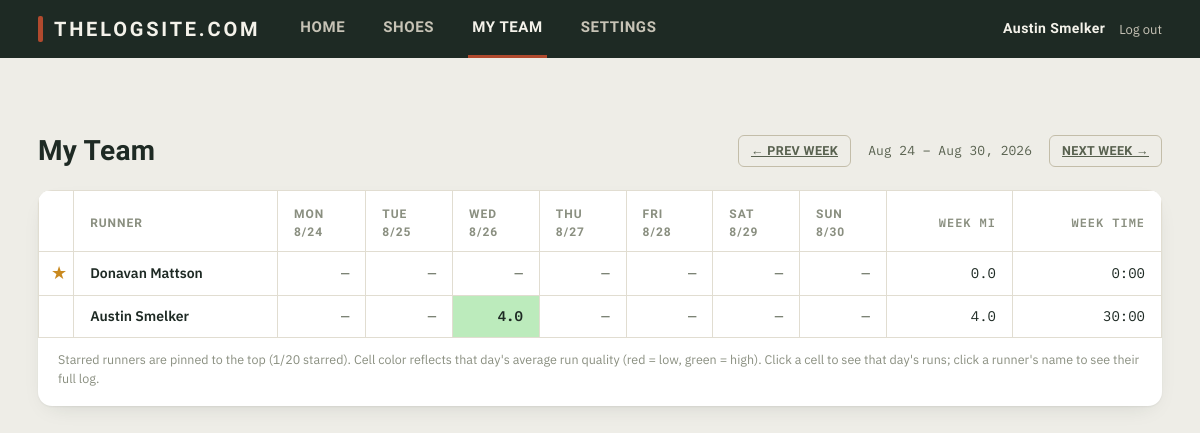
Screenshot of /team?week=2026-08-24 (signed in) with the database file from the repository.
### tables this page shows
CREATE TABLE users (
    id                    INTEGER PRIMARY KEY AUTOINCREMENT,
    email                 TEXT NOT NULL UNIQUE COLLATE NOCASE,
    username              TEXT NOT NULL UNIQUE COLLATE NOCASE,
    password_hash         TEXT NOT NULL,
    created_at            TEXT NOT NULL,
    theme                 TEXT NOT NULL DEFAULT 'light' CHECK (theme IN ('light', 'dark')),
    notify_comments       INTEGER NOT NULL DEFAULT 1,
    notify_replies        INTEGER NOT NULL DEFAULT 1,
    notify_starred_posts  INTEGER NOT NULL DEFAULT 1,
    silent_start          TEXT,
    silent_end            TEXT,
    premium               INTEGER NOT NULL DEFAULT 0
);

### app.py (the view)
@app.route("/team")
@login_required
def team():
    viewer = get_current_user()
    starred_ids = db.get_starred_ids(viewer["id"])
    users = sorted(db.list_users(), key=lambda u: (u["id"] not in starred_ids, u["username"].lower()))
    today = date.today()
    week_param = request.args.get("week")
    try:
        monday = week_start(date.fromisoformat(week_param)) if week_param else week_start(today)
    except ValueError:
        monday = week_start(today)
    runs = db.list_runs_in_range(monday.isoformat(), (monday + timedelta(days=6)).isoformat())
    grid, popup_data = build_team_grid(users, monday, runs)
    for row in grid:
        row["starred"] = row["user"]["id"] in starred_ids
    return render_template(
        "team.html",
        active_tab="team",
        grid=grid,
        week_days=[monday + timedelta(days=i) for i in range(7)],
        week_label=f"{fmt_month_day(monday)} – {fmt_month_day(monday + timedelta(days=6))}, {(monday + timedelta(days=6)).year}",
        prev_week=(monday - timedelta(days=7)).isoformat(),
        next_week=(monday + timedelta(days=7)).isoformat(),
        is_current_week=(monday == week_start(today)),
        popup_data=popup_data,
        star_count=db.count_stars(viewer["id"]),
        max_stars=db.MAX_STARS,
    )

### app.py (called while the page is built)
def get_current_user():
    uid = session.get("user_id")
    if not uid:
        return None
    return db.get_user(uid)

def login_required(view):
    @wraps(view)
    def wrapped(*args, **kwargs):
        if get_current_user() is None:
            return redirect(url_for("login", next=request.path))
        return view(*args, **kwargs)
    return wrapped

def get_csrf_token():
    if "csrf_token" not in session:
        session["csrf_token"] = secrets.token_hex(16)
    return session["csrf_token"]

@app.context_processor
def inject_globals():
    return {
        "current_user": get_current_user(),
        "csrf_token": get_csrf_token(),
        "site_name": SITE_NAME,
        "vapid_public_key": VAPID_PUBLIC_KEY,
    }

@app.before_request
def csrf_protect():
    if request.method == "POST":
        token = session.get("csrf_token")
        supplied = request.form.get("csrf_token") or request.headers.get("X-CSRFToken")
        if not token or not supplied or not secrets.compare_digest(token, supplied):
            abort(400, description="Your session expired or the form was tampered with. Go back and try again.")

def format_seconds(total_seconds):
    if total_seconds is None:
        return ""
    total_seconds = int(total_seconds)
    h, rem = divmod(total_seconds, 3600)
    m, s = divmod(rem, 60)
    if h:
        return f"{h}:{m:02d}:{s:02d}"
    return f"{m}:{s:02d}"

def fmt_month_day(d):
    return f"{d.strftime('%b')} {d.day}"

def week_start(d):
    return d - timedelta(days=d.weekday())

def quality_color(avg_quality):
    if avg_quality is None:
        return None
    q = max(1.0, min(10.0, avg_quality))
    hue = (q - 1) / 9 * 120
    return f"hsl({hue:.0f}, 55%, 83%)"

### db.py (called while the page is built)
def get_db():
    conn = sqlite3.connect(DB_PATH)
    conn.row_factory = sqlite3.Row
    conn.execute("PRAGMA foreign_keys = ON")
    return conn

def get_user(user_id):
    conn = get_db()
    row = conn.execute("SELECT * FROM users WHERE id = ?", (user_id,)).fetchone()
    conn.close()
    return row

def list_users():
    conn = get_db()
    rows = conn.execute("SELECT * FROM users ORDER BY username COLLATE NOCASE ASC").fetchall()
    conn.close()
    return rows

def list_runs_in_range(start_date, end_date):
    conn = get_db()
    rows = conn.execute(
        RUN_SELECT + " WHERE runs.date >= ? AND runs.date <= ? ORDER BY runs.created_at ASC",
        (start_date, end_date),
    ).fetchall()
    conn.close()
    return rows

### templates/team.html (shortened to what this page needs)
{% extends "base.html" %}
{% block content %}
<section class="log-header">
  <h1 class="page-title">My Team</h1>
  <div class="week-nav">
    <a href="{{ url_for('team', week=prev_week) }}" class="btn btn-ghost btn-small">&larr; Prev week</a>
    <span class="week-nav-label">{{ week_label }}</span>
    {% if not is_current_week %}
    <a href="{{ url_for('team', week=next_week) }}" class="btn btn-ghost btn-small">Next week &rarr;</a>
    {% else %}
    <span class="btn btn-ghost btn-small btn-disabled">Next week &rarr;</span>
    {% endif %}
  </div>
</section>
<section class="log">
  {% if not grid %}
  <div class="empty-state"><p>No runners yet.</p></div>
  {% else %}
  <div class="table-scroll">
    <table class="log-table team-grid">
      <thead>
        <tr>
          <th class="star-col"></th>
          <th>Runner</th>
          {% for d in week_days %}
          <th><a href="{{ url_for('team_day', date_str=d.isoformat()) }}">{{ d.strftime('%a') }}<br>{{ d.month }}/{{ d.day }}</a></th>
          {% endfor %}
          <th class="num">Week&nbsp;mi</th>
          <th class="num">Week&nbsp;time</th>
        </tr>
      </thead>
      <tbody>
        {% for row in grid %}
        <tr>
          <td class="star-col">
            {% if row.user.id != current_user.id %}
            <form method="post" class="inline-form" action="{{ url_for('unstar_user_route' if row.starred else 'star_user_route', user_id=row.user.id) }}">
              <button type="submit" class="star-btn {{ 'is-starred' if row.starred else '' }}" title="{{ 'Unstar' if row.starred else 'Star' }} {{ row.user.username }}">&#9733;</button>
            </form>
            {% endif %}
          </td>
          <td><a class="runner-link" href="{{ url_for('user_profile', username=row.user.username) }}">{{ row.user.username }}</a></td>
          {% for day in row.days %}
          <td class="team-cell {{ 'has-data' if day.has_runs else '' }}"
              {% if day.has_runs %}data-cell-key="{{ row.user.id }}_{{ day.date }}" role="button" tabindex="0"{% endif %}
              {% if day.color %}style="background-color: {{ day.color }};"{% endif %}>
            {{ '%.1f'|format(day.distance) if day.distance is not none else '—' }}
          </td>
          {% endfor %}
          <td class="num">{{ row.week_distance }}</td>
          <td class="num">{{ row.week_time }}</td>
        </tr>
        {% endfor %}
      </tbody>
    </table>
  </div>
  <p class="log-footnote">Starred runners are pinned to the top ({{ star_count }}/{{ max_stars }} starred). Cell color reflects that day's average run quality (red = low, green = high). Click a cell to see that day's runs; click a runner's name to see their full log.</p>
  {% endif %}
</section>
{% endblock %}

### templates/base.html (shortened to what this page needs)
<!doctype html>
<html lang="en" data-theme="{{ current_user.theme if current_user else 'light' }}">
<head>
<link rel="stylesheet" href="{{ url_for('static', filename='style.css') }}">
</head>
<body>
<header class="topbar">
  <div class="topbar-inner">
    <span class="wordmark">{{ site_name }}</span>
    {% if current_user %}
    <nav class="tabs">
      <a href="{{ url_for('home') }}" class="tab {{ 'is-active' if active_tab == 'home' else '' }}">Home</a>
      <a href="{{ url_for('shoes') }}" class="tab {{ 'is-active' if active_tab == 'shoes' else '' }}">Shoes</a>
      <a href="{{ url_for('team') }}" class="tab {{ 'is-active' if active_tab == 'team' else '' }}">My Team</a>
      <a href="{{ url_for('settings') }}" class="tab {{ 'is-active' if active_tab == 'settings' else '' }}">Settings</a>
    </nav>
    <div class="topbar-user">
      <span class="topbar-username-link">{{ current_user.username }}</span>
      <form method="post" action="{{ url_for('logout') }}" class="inline-form">
        <button type="submit" class="link-btn">Log out</button>
      </form>
    </div>
    {% else %}
    <nav class="tabs">
      <a href="{{ url_for('login') }}" class="tab {{ 'is-active' if active_tab == 'login' else '' }}">Log in</a>
      <a href="{{ url_for('register') }}" class="tab {{ 'is-active' if active_tab == 'register' else '' }}">Sign up</a>
    </nav>
    {% endif %}
  </div>
</header>
<main class="page">
  {% block content %}{% endblock %}
</main>
</body>
</html>

### rows the page displays
users: username "Austin Smelker", user.username "Austin Smelker"
users: user.username "Donavan Mattson"

### other values shown
{{ site_name }} "THELOGSITE.COM"
{{ week_label }} "Aug 24 – Aug 30, 2026"
{{ d.strftime('%a') }} "MON" "TUE" "WED" "THU" "FRI" "SAT" "SUN"
{{ d.month }} "8" "8" "8" "8" "8" "8" "8"
{{ d.day }} "24" "25" "26" "27" "28" "29" "30"
{{ '%.1f'|format(day.distance) if day.distance is not none else '—' }} "—" "—" "—" "—" "—" "—" "—" "—" "—" "4.0" "—" "—" "—" "—"
{{ row.week_distance }} "0.0" "4.0"
{{ row.week_time }} "0:00" "30:00"
{{ star_count }} "1"
{{ max_stars }} "20"
